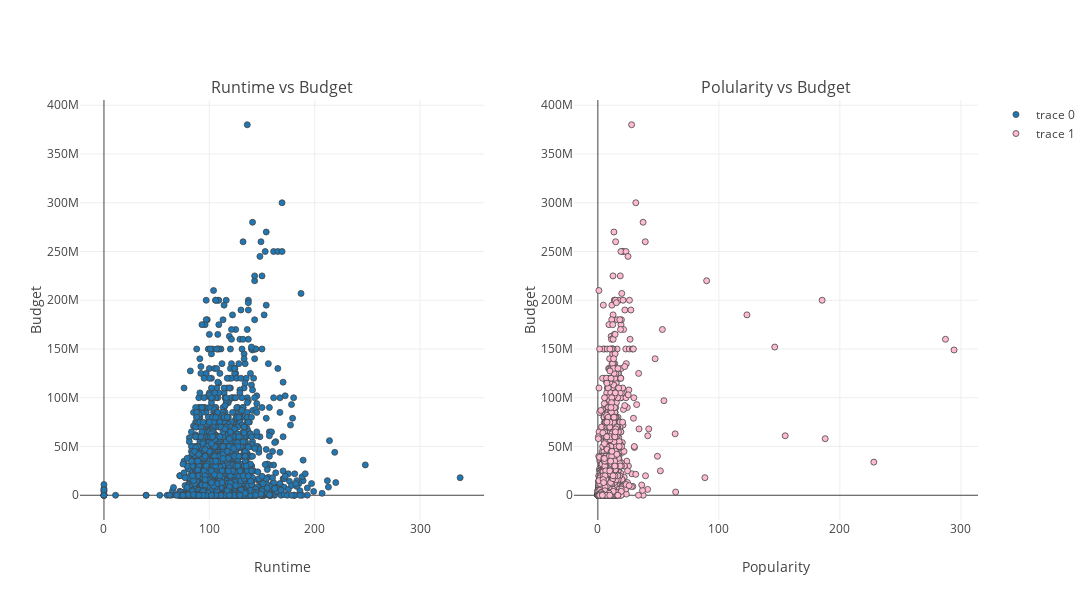

Notebook cell for this chart:
### Markdown cell above
### Runtime, Poplularity vs Budget

### Code cell
trace1 = go.Scatter(x = train["runtime"],y = train["budget"],mode = 'markers',
        marker=dict(
        line = dict(width = 0.8)))
trace2 = go.Scatter(x = train["popularity"],y = train["budget"],mode = 'markers',
        marker=dict(color = '#FFBAD2',
        line = dict(width = 0.8)))

fig = tools.make_subplots(rows=1, cols=2,subplot_titles=('Runtime vs Budget', 'Polularity vs Budget'))

fig.append_trace(trace1, 1, 1)
fig.append_trace(trace2, 1, 2)

fig['layout']['xaxis1'].update(title='Runtime')
fig['layout']['xaxis2'].update(title='Popularity')
fig['layout']['yaxis1'].update(title='Budget')
fig['layout']['yaxis2'].update(title='Budget')
fig['layout'].update(height=600, width=1200)
iplot(fig)

### Figure 1 — Plotly figure (JSON) as saved in the notebook; plotly's stock layout.template omitted (floating-point values rounded to 4 significant figures; data arrays with more than 128 entries replaced by an {"elided": "..."} marker saying what was removed)
{"data": [{"marker": {"line": {"width": 0.8}}, "mode": "markers", "type": "scatter", "uid": "f58b0a31-4a43-4c60-8c17-df4dc959cc90", "x": {"elided": "3000 float values"}, "xaxis": "x", "y": {"elided": "3000 int values"}, "yaxis": "y"}, {"marker": {"color": "#FFBAD2", "line": {"width": 0.8}}, "mode": "markers", "type": "scatter", "uid": "63bdc17e-8199-4042-b9fc-085290ba93d6", "x": {"elided": "3000 float values"}, "xaxis": "x2", "y": {"elided": "3000 int values"}, "yaxis": "y2"}], "layout": {"annotations": [{"font": {"size": 16}, "showarrow": false, "text": "Runtime vs Budget", "x": 0.225, "xanchor": "center", "xref": "paper", "y": 1.0, "yanchor": "bottom", "yref": "paper"}, {"font": {"size": 16}, "showarrow": false, "text": "Polularity vs Budget", "x": 0.775, "xanchor": "center", "xref": "paper", "y": 1.0, "yanchor": "bottom", "yref": "paper"}], "height": 600, "width": 1200, "xaxis": {"anchor": "y", "domain": [0.0, 0.45], "title": {"text": "Runtime"}}, "xaxis2": {"anchor": "y2", "domain": [0.55, 1.0], "title": {"text": "Popularity"}}, "yaxis": {"anchor": "x", "domain": [0.0, 1.0], "title": {"text": "Budget"}}, "yaxis2": {"anchor": "x2", "domain": [0.0, 1.0], "title": {"text": "Budget"}}}}
